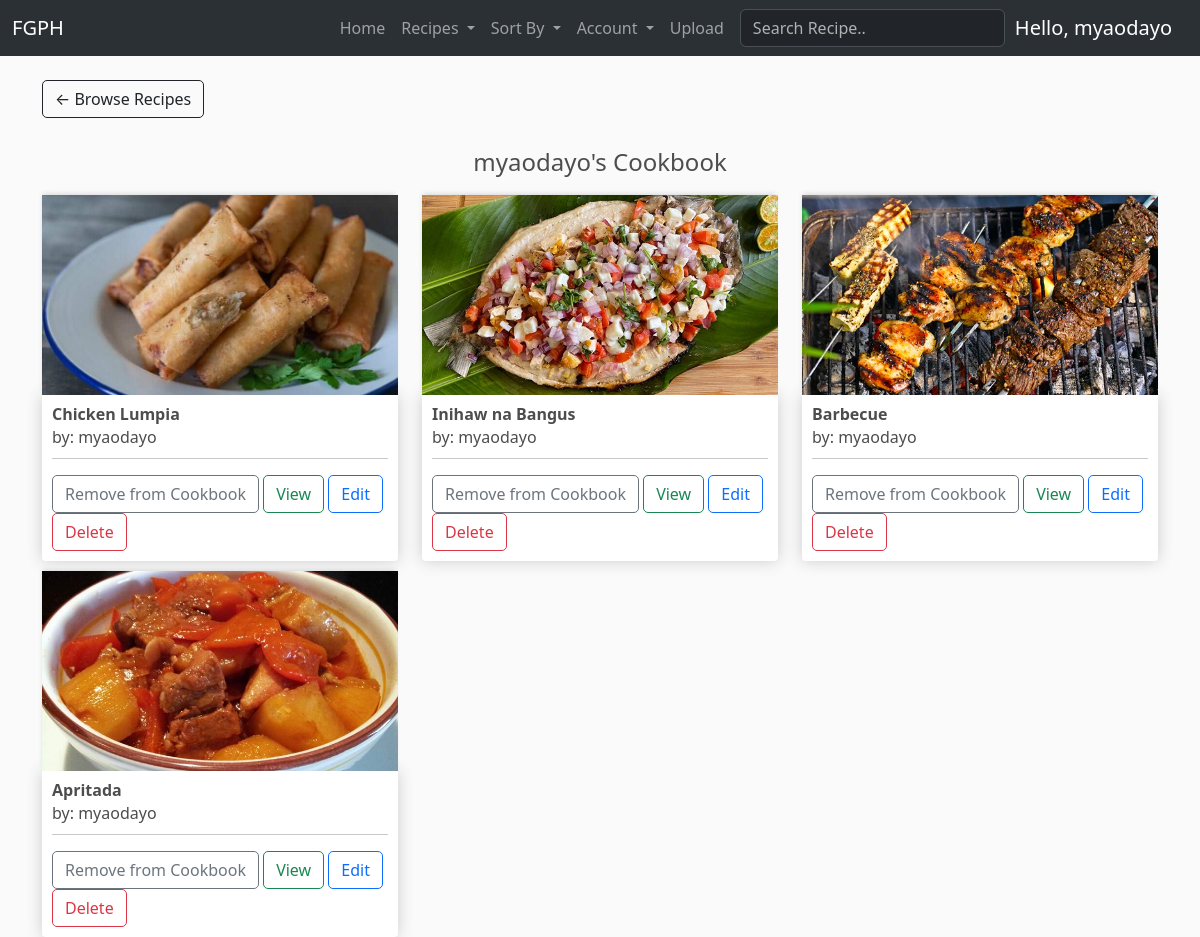
Screenshot of /cookbook/ (signed in) with the database file from the repository.
### FGPH/models.py (models this page shows, shortened)
class RegisteredUser(models.Model):
	user = models.OneToOneField(User, null=True, blank=True, on_delete=models.CASCADE)
	name = models.CharField(max_length=200, null=True)
	email = models.CharField(max_length=200)
	title = models.CharField(default="", max_length=200, blank=True)
	profile_pic = models.ImageField(default="pfp.png", null=True, blank=True)
	date_created = models.DateTimeField(auto_now_add=True, null=True)
	def __str__(self):
	    return str(self.name)

class CookbookRecipe(models.Model):
	cookbook = models.ForeignKey(Cookbook, null=True, on_delete=models.CASCADE, related_name='recipes')
	recipe = models.ForeignKey(Recipe, null=True, on_delete=models.CASCADE)

class Recipe(models.Model):
	author = models.ForeignKey(RegisteredUser, null=True, on_delete=models.CASCADE, related_name='recipes')
	name = models.CharField(max_length=64)
	category = models.ForeignKey(Category, null=True, blank=True, on_delete=models.SET_NULL, related_name='recipes')
	tags = models.ManyToManyField(Tag)
	thumbnail = models.ImageField(default='placeholder.png')
	region = models.ForeignKey(Region, null=True, blank=True, on_delete=models.SET_NULL, related_name='recipes')
	description = models.CharField(max_length=500, null=True, blank=True)
	steps = models.JSONField(null=True)
	ingredients = models.JSONField(null=True)
	preparation_time = models.CharField(max_length=64, null=True, blank=True)
	serving_size = models.IntegerField(
		null=True,
		blank=True,
        validators=[
            MaxValueValidator(500),
            MinValueValidator(1)
        ]
    )
	date_created = models.DateTimeField(auto_now_add=True, null=True)
	date_modified = models.DateTimeField(auto_now=True, null=True)
	@property
	def recipeSteps(self):
		return json.loads(self.steps)

### FGPH/views.py (the view)
# urls.py: path("cookbook/", views.cookbook, name='cookbook'),
@login_required(login_url='FGPH:login')
def cookbook(request):
    categories = Category.objects.all()
    if request.user.is_authenticated:
        cookbookAuthor = request.user.registereduser
        cookbook, created = Cookbook.objects.get_or_create(cookbookAuthor=cookbookAuthor)
        cookbookRecipes = cookbook.recipes.all()
    else:
        cookbookRecipes = []
    context = {'cookbookRecipes': cookbookRecipes, 'categories': categories}
    return render(request, 'FGPH/cookbook.html', context)

### FGPH/templatetags/get_group.py (called while the page is built)
@register.filter(name='has_group')
def has_group(user, group_name):
    return user.groups.filter(name=group_name).exists()

### FGPH/templates/FGPH/cookbook.html
{% extends 'FGPH/template.html' %}
{% load static %}
{% block content %}
<a style="margin-bottom: 30px;" class="btn btn-outline-dark" href="{% url 'FGPH:home' %}">&#x2190; Browse Recipes</a>
<h4 style="text-align: center;">{{ request.user.registereduser.name }}'s Cookbook</h4>
<div class="row">
    {% for cookbookRecipe in cookbookRecipes %}
		<div class="col-lg-4">
			<img class="thumbnail" src="{{ cookbookRecipe.recipe.thumbnail.url }}">
			<div class="box-element product">
				<h6><strong>{{ cookbookRecipe.recipe.name }}</strong></h6>
				<h6 style="line-height: 10px;">by: {{ cookbookRecipe.recipe.author }}</h6>
				<hr>
				<button data-recipe="{{ cookbookRecipe.recipe.id }}" data-action="remove" class="btn btn-outline-secondary remove-recipe">Remove from Cookbook</button>
				<a href="{% url 'FGPH:recipe' cookbookRecipe.recipe.id %}" class="btn btn-outline-success">View</a>
                {% if request.user.registereduser == cookbookRecipe.recipe.author %}
                <a href="{% url 'FGPH:editRecipe' cookbookRecipe.recipe.id %}" class="btn btn-outline-primary">Edit</a>
                <a href="{% url 'FGPH:deleteRecipe' cookbookRecipe.recipe.id %}" class="btn btn-outline-danger">Delete</a>
                {% endif %}
			</div>
		</div>
	{% endfor %}
</div>
{% endblock content %}

### FGPH/templates/FGPH/sections/navbar.html (shortened to what this page needs)
{% load get_group %}
<nav class="navbar navbar-expand-lg bg-body-tertiary" data-bs-theme="dark">
  <div class="container-fluid">
    <a class="navbar-brand" href="{% url 'FGPH:home' %}">FGPH</a>
    <div class="collapse navbar-collapse" id="navbarSupportedContent">
      <ul class="navbar-nav ms-auto me-2 mb-2 mb-lg-0">
        <li class="nav-item">
          <a class="nav-link" aria-current="page" href="{% url 'FGPH:home' %}">Home</a>
        </li>
        <li class="nav-item dropdown">
          <a class="nav-link dropdown-toggle" href="#" role="button" data-bs-toggle="dropdown" aria-expanded="false">
            Recipes
          </a>
        </li>
        <li class="nav-item dropdown">
          <a class="nav-link dropdown-toggle" href="#" role="button" data-bs-toggle="dropdown" aria-expanded="false">
            Sort By
          </a>
        </li>
        {% if request.user|has_group:"contributor" or request.user|has_group:"user" %}
        <li class="nav-item dropdown">
          <a class="nav-link dropdown-toggle" href="#" role="button" data-bs-toggle="dropdown" aria-expanded="false">
            Account
          </a>
        </li>
        {% endif %}
        {% if request.user|has_group:"contributor" %}
        <li class="nav-item">
          <a class="nav-link" aria-current="page" href="{% url 'FGPH:uploadRecipe' %}">Upload</a>
        </li>
        {% endif %}
      </ul>
      <form action="{% url 'FGPH:home' %}" method="get">
        <input class="form-control me-2" name="q" type="text" placeholder="Search Recipe.." aria-label="Search">
      </form>
      <div style="margin-left: 10px;">
        {% if request.user.is_authenticated %}
        <a class="navbar-brand">Hello, {{ request.user.username }}</a>
        {% else %}
        <a href="{% url 'FGPH:login' %}" class="btn btn-outline-warning">Login</a>
        {% endif %}
      </div>
    </div>
  </div>
</nav>

### static/css/main.css (style rules this page uses)
body { background-color: hsl(0, 0%, 98%); }
h1,h2,h3,h4,h5,h6 { color:hsl(0, 0%, 30%); }
.box-element { box-shadow:hsl(0, 0%, 80%) 0 0 16px; background-color: #fff; border-radius: 4px; padding: 10px; }
.thumbnail { width: 100%; height: 200px; object-fit: cover; -webkit-box-shadow: -1px -3px 5px -2px rgba(214,214,214,1); -moz-box-shadow: -1px -3px 5px -2px rgba(214,214,214,1); box-shadow: -1px -3px 5px -2px rgba(214,214,214,1); }
.product { border-radius: 0 0 4px 4px; }
.col-lg-4, .col-lg-6, .col-lg-8, .col-lg-12 { margin-top: 10px; }
.btn { border-radius: 5px; }

### rows the page displays
CookbookRecipe: recipe.thumbnail (picture), recipe.name "Chicken Lumpia", recipe.author "myaodayo", shows "Edit"
CookbookRecipe: recipe.thumbnail (picture), recipe.name "Inihaw na Bangus", recipe.author "myaodayo", shows "Edit"
CookbookRecipe: recipe.thumbnail (picture), recipe.name "Barbecue", recipe.author "myaodayo", shows "Edit"
CookbookRecipe: recipe.thumbnail (picture), recipe.name "Apritada", recipe.author "myaodayo", shows "Edit"

### other values shown
{{ request.user.username }} "myaodayo"
{{ request.user.registereduser.name }} "myaodayo"
